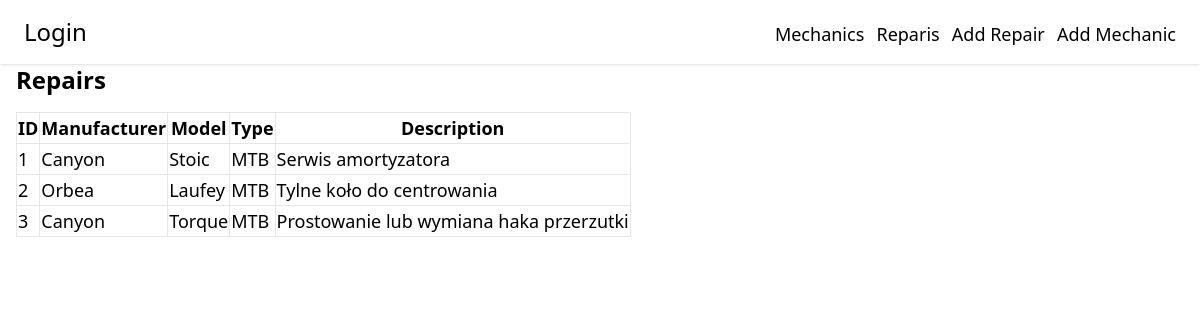
The app's page /repairs/ with its own data.
### sql_app/models.py (models this page shows)
class Repair(Base):
    __tablename__ = "repairs"
    id = Column(Integer, primary_key=True, index=True)
    manufacturer = Column(String)
    model = Column(String)
    kind = Column(String)
    description = Column(String)
    mechanic_id = Column(Integer, ForeignKey("mechanics.id"))
    mechanic = relationship("Mechanic", back_populates="repairs")

### sql_app/main.py (the view)
@app.get("/repairs/", response_model=list[schemas.Repair])
def read_repairs(request: Request, db: Session = Depends(get_db)):
    repairs = crud.get_repairs(db)
    context = {"request": request, "repairs": repairs}
    return templates.TemplateResponse("repairs.html", context)

### sql_app/templates/repairs.html (shortened to what this page needs)
{% extends "base.html" %}
{% block content %}
<div class="mx-4">
  <p class="text-2xl font-bold mb-4">Repairs</p>
  <table class="min-w-[50%] mb-4">
    <thead class="border-b text-lg">
      <tr>
        <th class="border">ID</th>
        <th class="border">Manufacturer</th>
        <th class="border">Model</th>
        <th class="border">Type</th>
        <th class="border">Description</th>
      </tr>
      {% for repair in repairs %}
      <tr>
        <td class="border">{{repair.id}}</td>
        <td class="border">{{repair.manufacturer}}</td>
        <td class="border">{{repair.model}}</td>
        <td class="border">{{repair.kind}}</td>
        <td class="border">{{repair.description}}</td>
      </tr>
      {% endfor %}
    </thead>
  </table>
</div>
{% endblock %}

### records on screen
Repair: id "1", manufacturer "Canyon", model "Stoic", kind "MTB", description "Serwis amortyzatora"
Repair: id "2", manufacturer "Orbea", model "Laufey", kind "MTB", description "Tylne koło do centrowania"
Repair: id "3", manufacturer "Canyon", model "Torque", kind "MTB", description "Prostowanie lub wymiana haka przerzutki"
